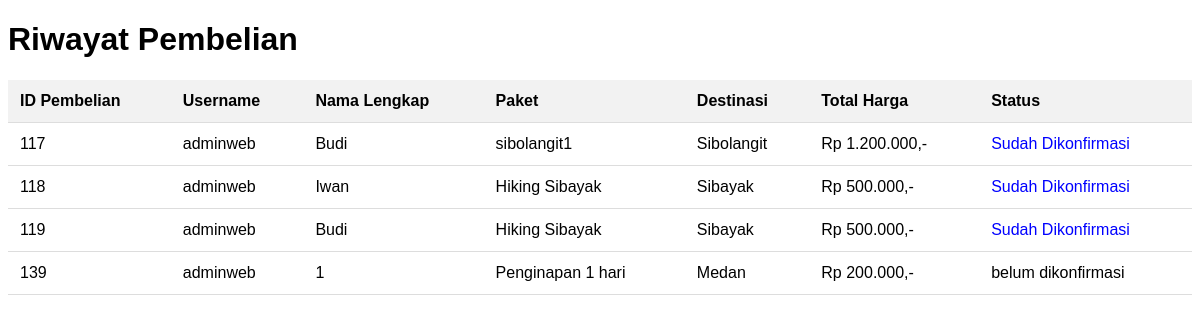
The page /tubes_Kelompok6C/contoh/riwayat.php (signed in) on the database its author committed.
### tables this page shows
CREATE TABLE `pesanan` (
  `id` int(11) NOT NULL AUTO_INCREMENT,
  `username` varchar(20) NOT NULL,
  `nama` varchar(100) NOT NULL,
  `phone` varchar(20) NOT NULL,
  `tglpergi` date NOT NULL,
  `paket` varchar(50) NOT NULL,
  `destinasi` varchar(30) NOT NULL,
  `total_harga` varchar(20) NOT NULL,
  `status` varchar(20) NOT NULL DEFAULT 'belum dikonfirmasi',
  PRIMARY KEY (`id`)
);

### tubes_Kelompok6C/contoh/riwayat.php (the view, shortened to what this page needs)
<?php require "../login/koneksi.php" ;?>
<!DOCTYPE html>
<html lang="en">
<head>
</head>
<body>
<h1>Riwayat Pembelian</h1>
<?php
    if ($_SESSION) {
        echo "<table>";
        echo "<thead>
            <tr>
                <th>ID Pembelian</th>
                <th>Username</th>
                <th>Nama Lengkap</th>
                <th>Paket</th>
                <th>Destinasi</th>
                <th>Total Harga</th>
                <th>Status</th>
            </tr>
        </thead>";
        echo "<tbody>";
        $username=$_SESSION['username'];
        $query = "SELECT * FROM pesanan WHERE username='$username'";
        $hasil=mysqli_query($koneksi,$query);
        foreach($hasil as $data){
            echo"<tr>";
            echo"<td>$data[id]</td>";
            echo"<td>$data[username]</td>";
            echo"<td>$data[nama]</td>";
            echo"<td>$data[paket]</td>";
            echo"<td>$data[destinasi]</td>";
            echo"<td>Rp $data[total_harga],-</td>";
            if($data['status']=="Sudah Dikonfirmasi"){
                echo"<td>
                    <form name='invoice' action='invoice.php' method='post'>
                    <input type='text' name='id' value='$data[id]' hidden></input>
                    <button type='submit' class='btn'>$data[status]</button>
                    </form>
                    </td>";
            }
            else{
                echo"<td>$data[status]</td>";
            }
        }
        echo "</tbody>";
        echo "</table>";
    } else {
        echo "Pengguna tidak ditemukan.";
    }
?>
</body>
</html>

### tubes_Kelompok6C/contoh/riwayat.php (style rules this page uses)
body { font-family: Arial, sans-serif; }
table { width: 100%; border-collapse: collapse; margin-top: 20px; }
th, td { padding: 12px; text-align: left; border-bottom: 1px solid #ddd; }
th { background-color: #f2f2f2; }
.btn { border: none; background-color: inherit; padding: 0px; font-size: 16px; color: blue; cursor: pointer; display: inline-block; }

### rows shown on the page
pesanan: id "117", username "adminweb", nama "Budi", paket "sibolangit1", destinasi "Sibolangit", total_harga "1.200.000", status "Sudah Dikonfirmasi"
pesanan: id "118", username "adminweb", nama "Iwan", paket "Hiking Sibayak", destinasi "Sibayak", total_harga "500.000", status "Sudah Dikonfirmasi"
pesanan: id "119", username "adminweb", nama "Budi", paket "Hiking Sibayak", destinasi "Sibayak", total_harga "500.000", status "Sudah Dikonfirmasi"
pesanan: id "139", username "adminweb", nama "1", paket "Penginapan 1 hari", destinasi "Medan", total_harga "200.000", status "belum dikonfirmasi"
